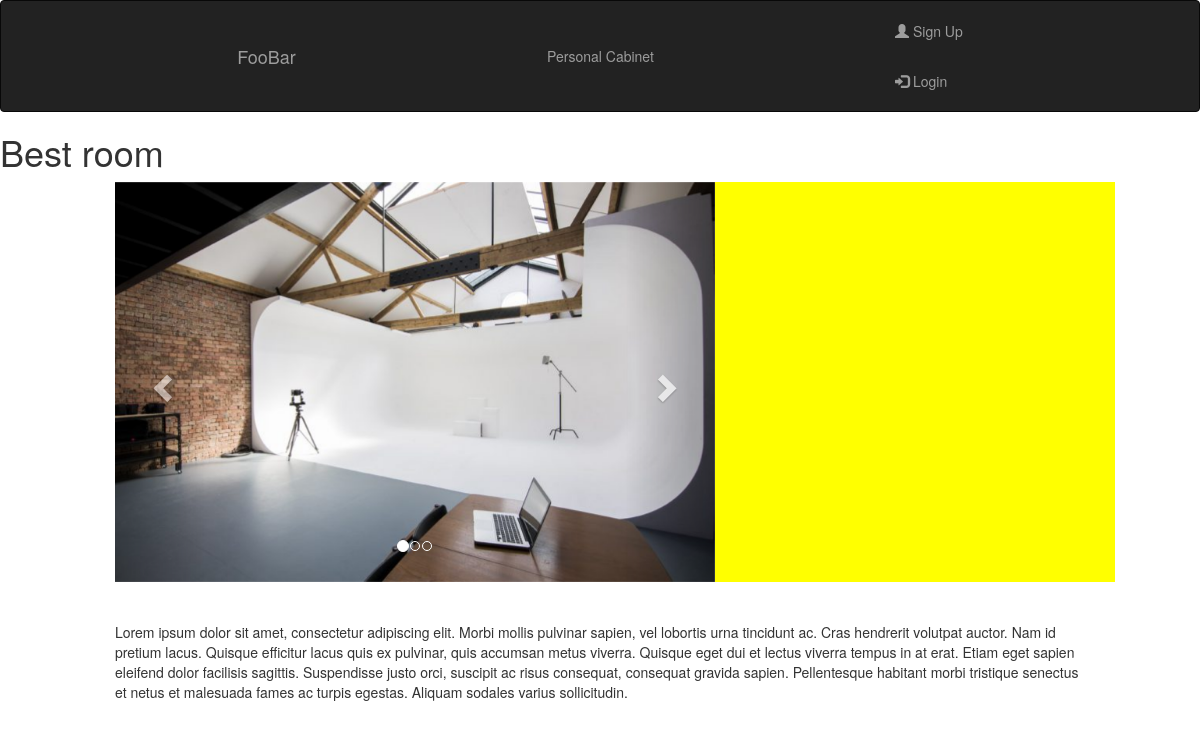
Screenshot of /room/get/1/ with the database file from the repository.
### mainpage/models.py (models this page shows, shortened)
class Room(models.Model):
	class Meta():
		db_table = 'rooms'
	room_user 			=	models.ForeignKey(User)
	room_name 			=	models.CharField(max_length=300)
	room_descpription	=	models.TextField()
	room_photo			=	models.ImageField(upload_to='mainImages')
	room_city 			=	models.CharField(max_length=40)
	room_adress			=	models.CharField(max_length=100)
	square				=	models.IntegerField(validators=[MinValueValidator(0)])
	room_equipment		=	models.TextField(max_length=1000)
	room_accesability	=	models.BooleanField()
	room_light			=	models.IntegerField(validators=[MaxValueValidator(100), MinValueValidator(1)])

### mainpage/views.py (the view)
# urls.py: url(r'^room/get/(?P<room_id>[\d+])/$',views.room_detail),
def room_detail(request, room_id):
	room = get_object_or_404(Room, pk=room_id)
	context = {
		'pageTitle' 	: room.room_name,
		'room' 	: room,
	}
	return render(request, 'mainpage/room_detail.html', context)

### mainpage/templates/mainpage/room_detail.html (shortened to what this page needs)
{%extends 'base.html'%}
{%block content%}
<h1>{{room.room_name}}</h1>
<div class="row">
	<div class="col-md-1"></div>
	<div class="col-md-6">
		<div id="myCarousel" class="carousel slide" data-ride="carousel" style="width:600px;height:400px">
  			<ol class="carousel-indicators">
    			<li data-target="#myCarousel" data-slide-to="0" class="active"></li>
			    <li data-target="#myCarousel" data-slide-to="1"></li>
			    <li data-target="#myCarousel" data-slide-to="2"></li>
			 </ol>
  			<div class="carousel-inner">
    			<div class="item active">
      				<img src="{{room.room_photo.url}}" alt="Los Angeles">
    			</div>
  			</div>
  			<a class="left carousel-control" href="#myCarousel" data-slide="prev">
    			<span class="glyphicon glyphicon-chevron-left"></span>
  			</a>
  			<a class="right carousel-control" href="#myCarousel" data-slide="next">
    			<span class="glyphicon glyphicon-chevron-right"></span>
  			</a>
		</div>
	</div>
	<div class="col-md-4">
		<div id="map" style="width:400px;height:400px;background:yellow"></div>
	</div>
</div>
<br>
<br>
<div class="row">
	<div class="col-md-1"></div>
	<div class="col-md-10">
		{{room.room_descpription}}
	</div>
</div>
{%endblock%}

### templates/base.html (shortened to what this page needs)
<!DOCTYPE html>
<html>
<head>
	<link rel="stylesheet" href="https://maxcdn.bootstrapcdn.com/bootstrap/4.0.0-beta.2/css/bootstrap.min.css">
	<link rel="stylesheet" href="https://maxcdn.bootstrapcdn.com/bootstrap/3.3.7/css/bootstrap.min.css">
  <link rel="stylesheet" href="https://maxcdn.bootstrapcdn.com/bootstrap/3.3.7/css/bootstrap.min.css">
	<link rel="stylesheet" type="text/css" href="static/css/base.css">
</head>
<body>
	<nav class="navbar navbar-inverse">
  		<div class="container-fluid">
    		<div class="navbar-header">
      			<a class="navbar-brand" href="/">FooBar</a>
    		</div>
    		<ul class="nav navbar-nav" >
      			<li><a href="/personal">Personal Cabinet </a></li>
    		</ul>
    		<ul class="nav navbar-nav navbar-right">
            {%if username%}
            <li display="inline"><a href="/auth/logout"><span class="glyphicon glyphicon-log-out"></span> Logout {{username}}</a></li>
            {%else%}
            <li display="inline"><a href="/auth/register"><span class="glyphicon glyphicon-user"></span> Sign Up</a></li>
            <li display="inline"><a href="/auth/login"><span class="glyphicon glyphicon-log-in"></span> Login</a></li>
            {%endif%}
    		</ul>
  		</div>
	</nav>
	{%block content%} {%endblock%}
</body>
</html>

### static/css/base.css (style rules this page uses)
.row { width: auto; margin: auto; }

### rows the page displays
Room: room_name "Best room", room_photo (picture), room_descpription "Lorem ipsum dolor sit amet, consectetur adipiscing elit. Morbi mollis pulvinar sapien, vel lobortis urna tincidunt ac. Cras hendrerit volutpat auctor. Nam id pretium lacus. Quisque efficitur lacus quis ex pulvinar, quis accumsan metus viverra. Quisque eget dui et lectus viverra tempus in at erat. Etiam eget sapien eleifend dolor facilisis sagittis. Suspendisse justo orci, suscipit ac risus consequat, consequat gravida sapien. Pellentesque habitant morbi tristique senectus et netus et malesuada fames ac turpis egestas. Aliquam sodales varius sollicitudin."
